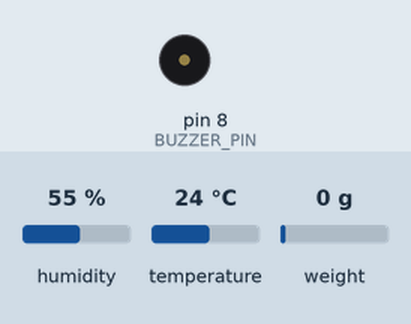
Recording of a sketch running on a simulated Arduino Uno, built with avr-gcc and run on an emulated ATmega328P. Parts: buzzer (waves = sounding). The inputs (shaded band) are chosen by the test bench; at power-on: humidity 55 %, temperature 24 °C, weight on the scale 0 g. The local clock reads 2024-03-15 10:24:30 at power-on unless the sketch sets it; EEPROM starts erased; what the sketch prints to the serial monitor is not drawn.

Above: at 1.1 s.
At 1.6 s:
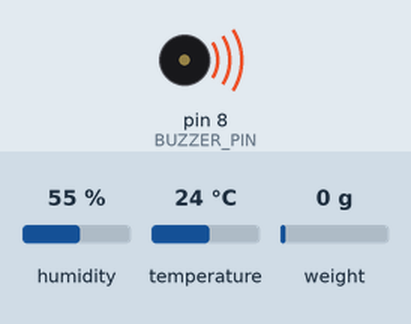
Timing chart, 0 to 3.1 s (numbered marks = the images above):
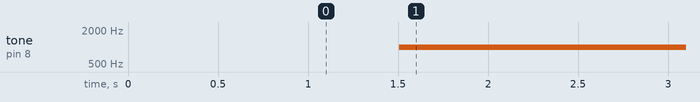

The sketch:

sketch.ino
```cpp
#include <ArduinoJson.h>
#include <DHT.h>
#include <RTClib.h>
#include "HX711.h"
#include <EEPROM.h>

StaticJsonDocument<512> doc;

#define DHTPIN 2
#define DHTTYPE DHT22
#define DT_PIN 3
#define SCK_PIN 4
#define BUZZER_PIN 8

HX711 scale;

DHT dht(DHTPIN, DHTTYPE);
RTC_DS1307 rtc;//RTC_DS3231 rtc is the only RTC module wokwi supports also generate a proper ISO 8601 timestamp from it.

// Sequence counter
unsigned long sequenceNumber;

// Simulated values
int batteryLevel = 87;
int signalQuality = 92;

void setup() {
  Serial.begin(115200);
    // Read the saved sequence number
  EEPROM.get(0, sequenceNumber);

  // Initialize if EEPROM is empty or corrupted
  if (sequenceNumber == 0xFFFFFFFF) {
    sequenceNumber = 0;
  }
  dht.begin();
  if (!rtc.begin()) {
  Serial.println("Couldn't find RTC");
  while (1);}
  if (!rtc.isrunning()) {
    rtc.adjust(DateTime(F(__DATE__), F(__TIME__)));
  }
 scale.begin(DT_PIN, SCK_PIN);
 scale.set_scale();
 scale.tare();
 pinMode(BUZZER_PIN, OUTPUT);
}

void loop()
 {

  float temperature = dht.readTemperature();
  float humidity = dht.readHumidity();
  DateTime now = rtc.now();
  // Check sensor reading
  if (isnan(temperature) || isnan(humidity)) {
    Serial.println("Failed to read DHT22!");
    delay(2000);
    return;
  }
  float weight = scale.get_units(5);
  bool inventoryTrigger = (weight < 500);
  bool doorOpen = false;
  float lightLux = 250.0;

  // ------------------------------
  // Alert calculations
  // ------------------------------

  bool tempAlert =
      (temperature < 2.0 || temperature > 8.0);

  bool humidityAlert =
      (humidity < 30.0 || humidity > 65.0);

  bool inventoryAlert =
      inventoryTrigger;
   //buzzer
  if ( tempAlert || humidityAlert || inventoryAlert) {
    tone(BUZZER_PIN, 1000);
  } else {
    noTone(BUZZER_PIN);
  }
//generating unique reading ID
 char readingID[50];

 snprintf(
    readingID,
    sizeof(readingID),
    "WOKWI-SIM-001-%04d%02d%02d%02d%02d%02d-%lu",
    now.year(),
    now.month(),
    now.day(),
    now.hour(),
    now.minute(),
    now.second(),
    sequenceNumber
);


  doc["schema_version"] = "1.0.0";
  doc["reading_id"] = readingID;

  doc["device_id"] =
      "WOKWI-SIM-001";

  doc["storage_location_id"] =
      "SHELF-A3-B2";
// Save it to EEPROM
   EEPROM.put(0, sequenceNumber);
   doc["sequence_number"] =
      sequenceNumber++;

  /*doc["timestamp_utc"] =
      "1970-01-01T00:00:00.000Z";*/
  char timestamp[25];

  snprintf(timestamp, sizeof(timestamp),
         "%04d-%02d-%02dT%02d:%02d:%02dZ",
         now.year(),
         now.month(),
         now.day(),
         now.hour(),
         now.minute(),
         now.second());

  doc["timestamp_utc"] = timestamp;

  doc["transmission_mode"] =
      "serial";

  // ------------------------------
  // Sensor Payload
  // ------------------------------

  JsonObject sensor =
      doc.createNestedObject("sensor_payload");

  sensor["temperature_celsius"] =
      temperature;

  sensor["humidity_percent"] =
      humidity;
  sensor["inventory_trigger"] =
      inventoryTrigger;

  sensor["light_lux"] =
      lightLux;

  sensor["door_open"] =
      doorOpen;

  // ------------------------------
  // Device Status
  // ------------------------------

  JsonObject status =
      doc.createNestedObject("device_status");

  status["battery_level_percent"] =
      batteryLevel;

  status["signal_quality"] =
      signalQuality;

  status["firmware_version"] =
      "1.0.0";

  // ------------------------------
  // Alert Flags
  // ------------------------------

  JsonObject alerts =
      doc.createNestedObject("alert_flags");

  alerts["temperature_out_of_range"] =
      tempAlert;

  alerts["humidity_out_of_range"] =
      humidityAlert;

  alerts["inventory_threshold_breached"] =
      inventoryAlert;


  // ------------------------------
  // Print JSON
  // ------------------------------

  serializeJson(doc, Serial);
  Serial.println();

  delay(5000);
}
```

Measured:
- by itself, tone on pin 8 (BUZZER_PIN): silent → 1000 Hz at 1.5 s
